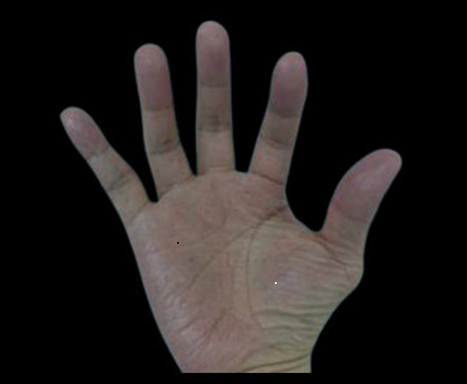
#> input picture contour_and_convex_hull/HW5(2).jpg, 467 x 384 px
$ python contour_and_convex_hull.py
#> lines starting #> are read from the running program, lines starting #| are printed output that depends on the picture; after the words box and inside, x2 and y2 are one past the last pixel; in counts of white or black regions, pixels touching at a corner belong together; long printed decimals are rounded
import cv2
import numpy as np

# 讀取影像
src = cv2.imread("HW5(2).jpg")
#> src is the input picture: shape (384, 467, 3); mean B, G, R 30.4, 32, 36.2
cv2.imshow('src', src)  # 顯示原始影像

# 將彩色影像轉換為灰度影像
src_gary = cv2.cvtColor(src, cv2.COLOR_BGR2GRAY)

# 二值化處理影像，將灰度影像轉換為黑白影像
ret, dst_binary = cv2.threshold(src_gary, 50, 255, cv2.THRESH_BINARY)
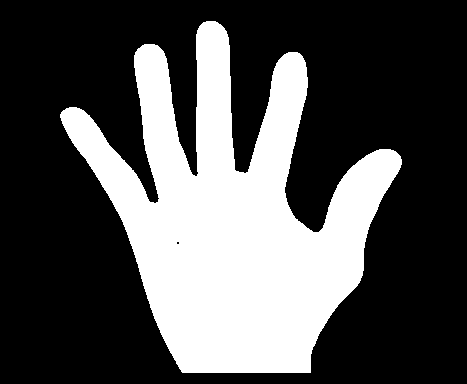
#> dst_binary: shape (384, 467); 31.8% white; 1 white region

# 找出影像內的輪廓
# cv2.findContours 返回輪廓和層次結構
contours, hierarchy = cv2.findContours(dst_binary, cv2.RETR_EXTERNAL, cv2.CHAIN_APPROX_SIMPLE)
#> contours = 1 contour; box (x1, y1, x2, y2) and area: (60, 21, 402, 373) 56174

# 在原影像上繪製輪廓
# -1 表示繪製所有輪廓，(0, 0, 255) 為紅色，5 為線條寬度
dst1 = cv2.drawContours(src, contours, -1, (0, 0, 255), 5)
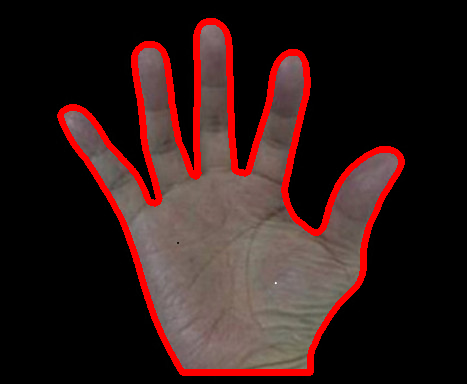
#> dst1: shape (384, 467, 3); mean B, G, R 26.4, 28, 50.4
cv2.imshow("dst1", dst1)  # 顯示繪製了輪廓的影像
cv2.waitKey(0)
cv2.destroyAllWindows()

# 創建白色遮罩影像，與原影像大小相同
mask = np.ones(src.shape, np.uint8)
mask.fill(255)  # 填充為白色
#> mask: shape (384, 467, 3); every value is 255

# 在遮罩上繪製輪廓，填充內部為黑色
dst2 = cv2.drawContours(mask, contours, -1, (0, 0, 0), -1)
#> dst2: shape (384, 467, 3); 68.2% white; 1 black region, box (x1, y1, x2, y2) and area: (60, 21, 402, 373) 57074
cv2.imshow('dst2', dst2)  # 顯示遮罩影像

# 使用 bitwise_or 將原影像與遮罩影像進行邏輯或操作
# 這裡會顯示遮罩應用的效果
dst3 = cv2.bitwise_or(src, mask)
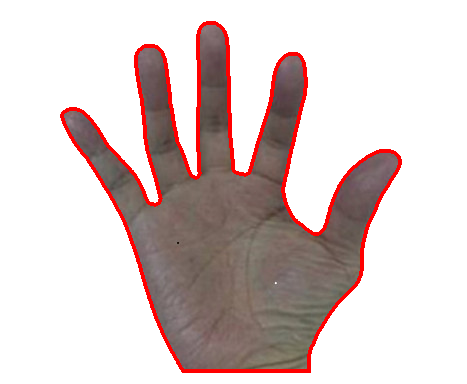
#> dst3: shape (384, 467, 3); mean B, G, R 200.2, 201.7, 216.2
cv2.imshow('dst3', dst3)
cv2.waitKey(0)
cv2.destroyAllWindows()

# 計算每個輪廓的中心點，並在影像上標記
for c in contours:
    M = cv2.moments(c)  # 計算輪廓的矩
    Cx = int(M['m10'] / M['m00'])  # 計算 x 坐標中心
    Cy = int(M['m01'] / M['m00'])  # 計算 y 坐標中心
    cv2.circle(dst1, (Cx, Cy), 5, (255, 0, 0), -1)  # 在中心點畫藍色圓點
#> this loop made 1 pass
#> (Cx, Cy) on pass 1: (233, 220)
#> dst1: shape (384, 467, 3); 0.05% of pixels changed, all inside (x1, y1, x2, y2) = (228, 215, 239, 226)
cv2.imshow('dst1 with center', dst1)  # 顯示包含中心點的影像

# 計算輪廓的最小包圍矩形
box = cv2.minAreaRect(contours[0])  # 取得最小包圍矩形
#> box = ((256.6, 194.1), (292, 367.4), -25.12)
print(f'轉換前的矩形頂角 = \n {box}')
#| 轉換前的矩形頂角 =
#|  ((256.609, 194.116), (292.018, 367.448), -25.122)

# 將矩形轉換為頂點座標
points = cv2.boxPoints(box)
#> points = [[202.4, 422.4], [46.41, 89.76], [310.8, -34.22], [466.8, 298.5]]
points = np.int_(points)
#> points = [[202, 422], [46, 89], [310, -34], [466, 298]]
print(f'轉換後矩形頂角 = \n {points}')
#| 轉換後矩形頂角 =
#|  [[202 422]
#|  [ 46  89]
#|  [310 -34]
#|  [466 298]]

# 在影像上繪製最小包圍矩形
dst = cv2.drawContours(dst1, [points], 0, (0, 255, 0), 2)
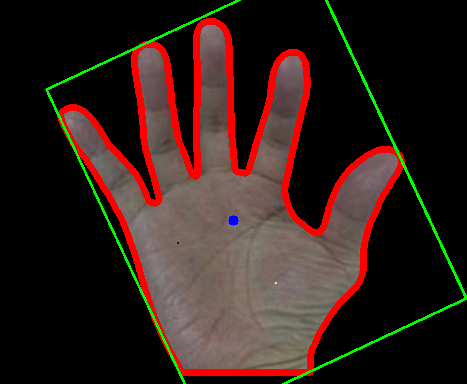
#> dst: shape (384, 467, 3); mean B, G, R 26.5, 32, 49.7
cv2.imshow('dst', dst)  # 顯示包含最小包圍矩形的影像
cv2.waitKey(0)
cv2.destroyAllWindows()

# 再次讀取影像用於凸包處理
src = cv2.imread('HW5(2).jpg')

# 計算凸包
hull = cv2.convexHull(contours[0])  # 計算指定輪廓的凸包
#> hull = contour of 28 points, box (x1, y1, x2, y2) (60, 21, 402, 373), area 80803

# 在影像上繪製凸包
dst = cv2.polylines(src, [hull], True, (0, 255, 0), 2)
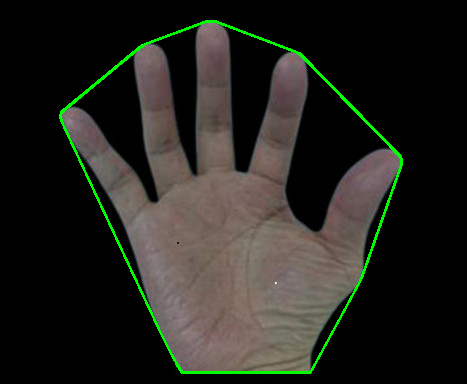
#> dst: shape (384, 467, 3); mean B, G, R 30.1, 35.9, 35.9
cv2.imshow('dst', dst)  # 顯示包含凸包的影像

# 計算凸包面積
convex_area = cv2.contourArea(hull)
#> convex_area = 80803
print(f'凸包面積 = {convex_area}')
#| 凸包面積 = 80803.0

cv2.waitKey(0)
cv2.destroyAllWindows()
